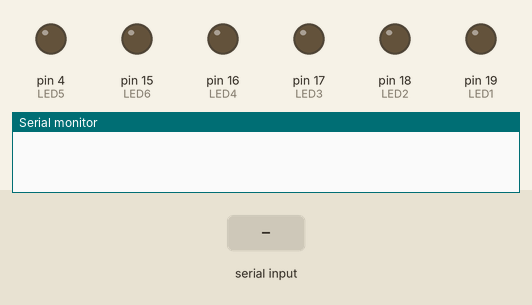
The sketch below on a simulated Arduino Uno, built with avr-gcc and run on an emulated ATmega328P. On the bench: output pins drawn as LEDs (lit = HIGH), the last lines printed to the serial monitor. The test bench sets the inputs (shaded band).

Above: at 1.2 s.
1.3 s: "A" received over Serial
At 2.5 s:
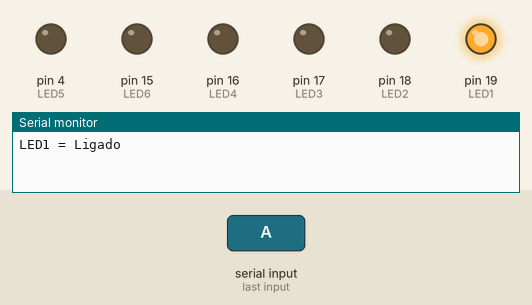
2.8 s: byte 70 ('F') received over Serial
At 3.9 s:
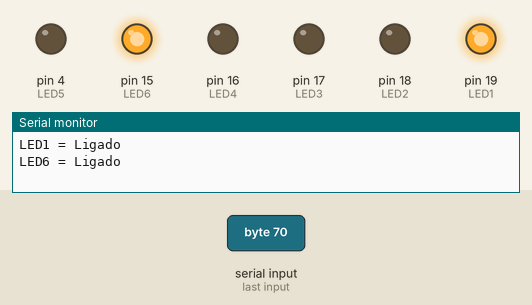
4.3 s: "a" received over Serial
At 5.0 s:
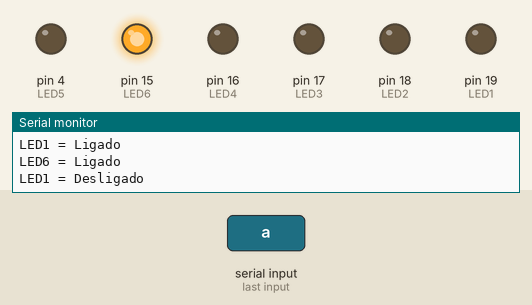
5.8 s: "B" received over Serial
At 6.1 s:
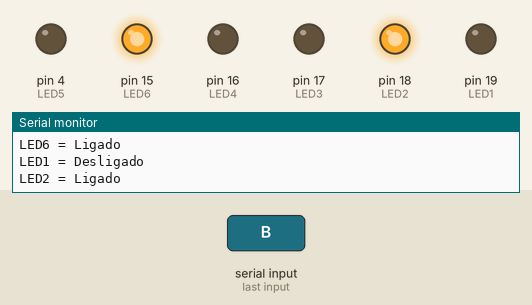
7.3 s: byte 102 ('f') received over Serial
At 8.5 s:
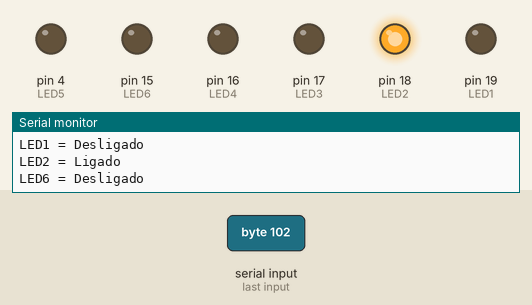
8.8 s: "C" received over Serial
At 9.6 s:
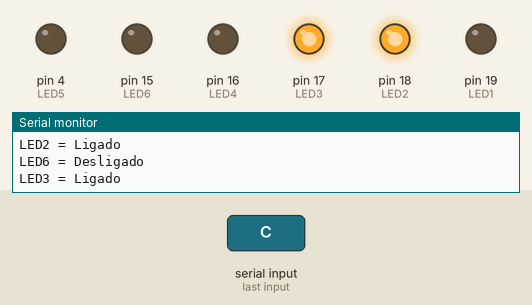
Timing chart, 0 to 11.3 s (numbered marks = the images above; inputs shaded):
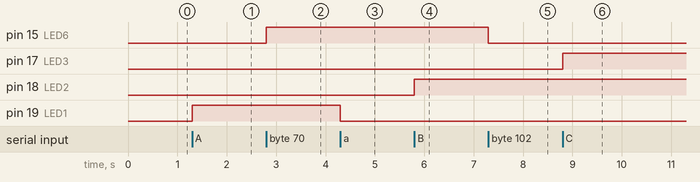

The sketch:

ComunicacaoSerial.ino
```cpp
//Saídas
#define LED1 19 // Define que o pino 19 será chamado de LED1
#define LED2 18 // Define que o pino 18 será chamado de LED2
#define LED3 17 // Define que o pino 17 será chamado de LED3
#define LED4 16 // Define que o pino 16 será chamado de LED4
#define LED5 4  // Define que o pino 4 será chamado de LED5
#define LED6 15 // Define que o pino 15 será chamado de LED6

//Variáveis
char Caracter; // Cria uma variável do tipo char chamada Caracter

void setup() {
  Serial.begin(115200); // Inicializa a comunicação serial a 115200 bps
  pinMode(LED1, OUTPUT); // Configura o pino 19 (LED1) como saída
  pinMode(LED2, OUTPUT); // Configura o pino 18 (LED2) como saída
  pinMode(LED3, OUTPUT); // Configura o pino 17 (LED3) como saída
  pinMode(LED4, OUTPUT); // Configura o pino 16 (LED4) como saída
  pinMode(LED5, OUTPUT); // Configura o pino 4  (LED5) como saída
  pinMode(LED6, OUTPUT); // Configura o pino 15 (LED6) como saída
}

void loop() {
  Caracter = Serial.read(); // Lê um caractere da porta serial e armazena na variável Caracter

  if (Caracter == 'A') { // Se o caractere for 'A'
    digitalWrite(LED1, HIGH); // Liga o LED1
    Serial.println("LED1 = Ligado"); // Envia mensagem ao monitor serial
  }
  if (Caracter == 'a') { // Se o caractere for 'a'
    digitalWrite(LED1, LOW); // Desliga o LED1
    Serial.println("LED1 = Desligado"); // Envia mensagem ao monitor serial
  }

  if (Caracter == 'B') { // Se o caractere for 'B'
    digitalWrite(LED2, HIGH); // Liga o LED2
    Serial.println("LED2 = Ligado");
  }
  if (Caracter == 'b') { // Se o caractere for 'b'
    digitalWrite(LED2, LOW); // Desliga o LED2
    Serial.println("LED2 = Desligado");
  }

  if (Caracter == 'C') { // Se o caractere for 'C'
    digitalWrite(LED3, HIGH); // Liga o LED3
    Serial.println("LED3 = Ligado");
  }
  if (Caracter == 'c') { // Se o caractere for 'c'
    digitalWrite(LED3, LOW); // Desliga o LED3
    Serial.println("LED3 = Desligado");
  }

  if (Caracter == 'D') { // Se o caractere for 'D'
    digitalWrite(LED4, HIGH); // Liga o LED4
    Serial.println("LED4 = Ligado");
  }
  if (Caracter == 'd') { // Se o caractere for 'd'
    digitalWrite(LED4, LOW); // Desliga o LED4
    Serial.println("LED4 = Desligado");
  }

  if (Caracter == 'E') { // Se o caractere for 'E'
    digitalWrite(LED5, HIGH); // Liga o LED5
    Serial.println("LED5 = Ligado");
  }
  if (Caracter == 'e') { // Se o caractere for 'e'
    digitalWrite(LED5, LOW); // Desliga o LED5
    Serial.println("LED5 = Desligado");
  }

  if (Caracter == 'F') { // Se o caractere for 'F'
    digitalWrite(LED6, HIGH); // Liga o LED6
    Serial.println("LED6 = Ligado");
  }
  if (Caracter == 'f') { // Se o caractere for 'f'
    digitalWrite(LED6, LOW); // Desliga o LED6
    Serial.println("LED6 = Desligado");
  }
}
```

Measured:
- after the input at 1.3 s, pin 19 (LED1): LOW → HIGH at once
- after the input at 2.8 s, pin 15 (LED6): LOW → HIGH at once
- after the input at 4.3 s, pin 19 (LED1): HIGH → LOW at once
- after the input at 5.8 s, pin 18 (LED2): LOW → HIGH at once
- after the input at 7.3 s, pin 15 (LED6): HIGH → LOW at once
- after the input at 8.8 s, pin 17 (LED3): LOW → HIGH at once
